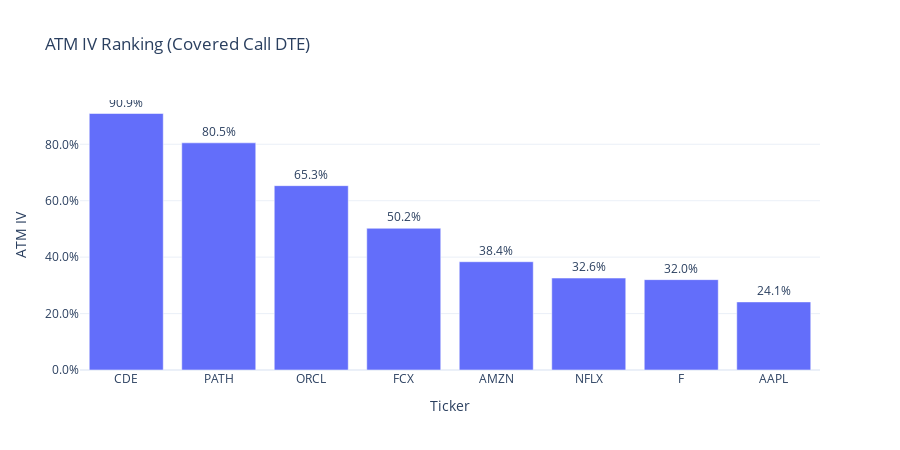
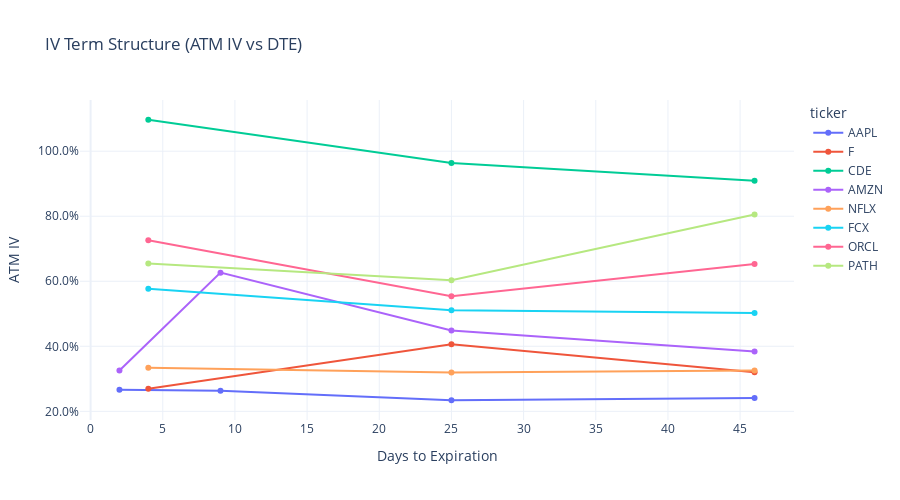

The cell these charts' notebook holds for them, in order:
### Code cell
if not summary_df.empty:
    ranked = summary_df.dropna(subset=["atm_iv_cc"]).sort_values(
        "atm_iv_cc", ascending=False
    )

    if not ranked.empty:
        fig = px.bar(
            ranked,
            x="ticker",
            y="atm_iv_cc",
            title="ATM IV Ranking (Covered Call DTE)",
            labels={"ticker": "Ticker", "atm_iv_cc": "ATM IV"},
            text=ranked["atm_iv_cc"].map(lambda x: f"{x:.1%}"),
        )
        fig.update_traces(textposition="outside")
        fig.update_layout(yaxis_tickformat=".1%", height=450)
        fig.show()

term_df = pd.DataFrame(term_rows)
if not term_df.empty:
    fig = px.line(
        term_df,
        x="dte",
        y="atm_iv",
        color="ticker",
        markers=True,
        title="IV Term Structure (ATM IV vs DTE)",
        labels={"dte": "Days to Expiration", "atm_iv": "ATM IV"},
    )
    fig.update_layout(yaxis_tickformat=".1%", height=500)
    fig.show()

### Figure 1 — Plotly figure (JSON) as saved in the notebook; plotly's stock layout.template omitted (floating-point values rounded to 4 significant figures)
{"data": [{"hovertemplate": "Ticker=%{x}<br>ATM IV=%{y}<br>text=%{text}<extra></extra>", "legendgroup": "", "marker": {"color": "#636efa", "pattern": {"shape": ""}}, "name": "", "orientation": "v", "showlegend": false, "text": ["90.9%", "80.5%", "65.3%", "50.2%", "38.4%", "32.6%", "32.0%", "24.1%"], "textposition": "outside", "type": "bar", "x": ["CDE", "PATH", "ORCL", "FCX", "AMZN", "NFLX", "F", "AAPL"], "xaxis": "x", "y": [0.9092, 0.8052, 0.6534, 0.5023, 0.3838, 0.3259, 0.3203, 0.2413], "yaxis": "y"}], "layout": {"barmode": "relative", "height": 450, "legend": {"tracegroupgap": 0}, "title": {"text": "ATM IV Ranking (Covered Call DTE)"}, "xaxis": {"anchor": "y", "domain": [0.0, 1.0], "title": {"text": "Ticker"}}, "yaxis": {"anchor": "x", "domain": [0.0, 1.0], "tickformat": ".1%", "title": {"text": "ATM IV"}}}}

### Figure 2 — Plotly figure (JSON) as saved in the notebook; plotly's stock layout.template omitted (floating-point values rounded to 4 significant figures)
{"data": [{"hovertemplate": "ticker=AAPL<br>Days to Expiration=%{x}<br>ATM IV=%{y}<extra></extra>", "legendgroup": "AAPL", "line": {"color": "#636efa", "dash": "solid"}, "marker": {"symbol": "circle"}, "mode": "lines+markers", "name": "AAPL", "orientation": "v", "showlegend": true, "type": "scatter", "x": [2, 9, 25, 46], "xaxis": "x", "y": [0.2666, 0.2631, 0.2341, 0.2413], "yaxis": "y"}, {"hovertemplate": "ticker=F<br>Days to Expiration=%{x}<br>ATM IV=%{y}<extra></extra>", "legendgroup": "F", "line": {"color": "#EF553B", "dash": "solid"}, "marker": {"symbol": "circle"}, "mode": "lines+markers", "name": "F", "orientation": "v", "showlegend": true, "type": "scatter", "x": [4, 25, 46], "xaxis": "x", "y": [0.2695, 0.4063, 0.3203], "yaxis": "y"}, {"hovertemplate": "ticker=CDE<br>Days to Expiration=%{x}<br>ATM IV=%{y}<extra></extra>", "legendgroup": "CDE", "line": {"color": "#00cc96", "dash": "solid"}, "marker": {"symbol": "circle"}, "mode": "lines+markers", "name": "CDE", "orientation": "v", "showlegend": true, "type": "scatter", "x": [4, 25, 46], "xaxis": "x", "y": [1.097, 0.9639, 0.9092], "yaxis": "y"}, {"hovertemplate": "ticker=AMZN<br>Days to Expiration=%{x}<br>ATM IV=%{y}<extra></extra>", "legendgroup": "AMZN", "line": {"color": "#ab63fa", "dash": "solid"}, "marker": {"symbol": "circle"}, "mode": "lines+markers", "name": "AMZN", "orientation": "v", "showlegend": true, "type": "scatter", "x": [2, 9, 25, 46], "xaxis": "x", "y": [0.3254, 0.6265, 0.4486, 0.3838], "yaxis": "y"}, {"hovertemplate": "ticker=NFLX<br>Days to Expiration=%{x}<br>ATM IV=%{y}<extra></extra>", "legendgroup": "NFLX", "line": {"color": "#FFA15A", "dash": "solid"}, "marker": {"symbol": "circle"}, "mode": "lines+markers", "name": "NFLX", "orientation": "v", "showlegend": true, "type": "scatter", "x": [4, 25, 46], "xaxis": "x", "y": [0.334, 0.3195, 0.3259], "yaxis": "y"}, {"hovertemplate": "ticker=FCX<br>Days to Expiration=%{x}<br>ATM IV=%{y}<extra></extra>", "legendgroup": "FCX", "line": {"color": "#19d3f3", "dash": "solid"}, "marker": {"symbol": "circle"}, "mode": "lines+markers", "name": "FCX", "orientation": "v", "showlegend": true, "type": "scatter", "x": [4, 25, 46], "xaxis": "x", "y": [0.5772, 0.5106, 0.5023], "yaxis": "y"}, {"hovertemplate": "ticker=ORCL<br>Days to Expiration=%{x}<br>ATM IV=%{y}<extra></extra>", "legendgroup": "ORCL", "line": {"color": "#FF6692", "dash": "solid"}, "marker": {"symbol": "circle"}, "mode": "lines+markers", "name": "ORCL", "orientation": "v", "showlegend": true, "type": "scatter", "x": [4, 25, 46], "xaxis": "x", "y": [0.7258, 0.5541, 0.6534], "yaxis": "y"}, {"hovertemplate": "ticker=PATH<br>Days to Expiration=%{x}<br>ATM IV=%{y}<extra></extra>", "legendgroup": "PATH", "line": {"color": "#B6E880", "dash": "solid"}, "marker": {"symbol": "circle"}, "mode": "lines+markers", "name": "PATH", "orientation": "v", "showlegend": true, "type": "scatter", "x": [4, 25, 46], "xaxis": "x", "y": [0.6543, 0.6035, 0.8052], "yaxis": "y"}], "layout": {"height": 500, "legend": {"title": {"text": "ticker"}, "tracegroupgap": 0}, "title": {"text": "IV Term Structure (ATM IV vs DTE)"}, "xaxis": {"anchor": "y", "domain": [0.0, 1.0], "title": {"text": "Days to Expiration"}}, "yaxis": {"anchor": "x", "domain": [0.0, 1.0], "tickformat": ".1%", "title": {"text": "ATM IV"}}}}
